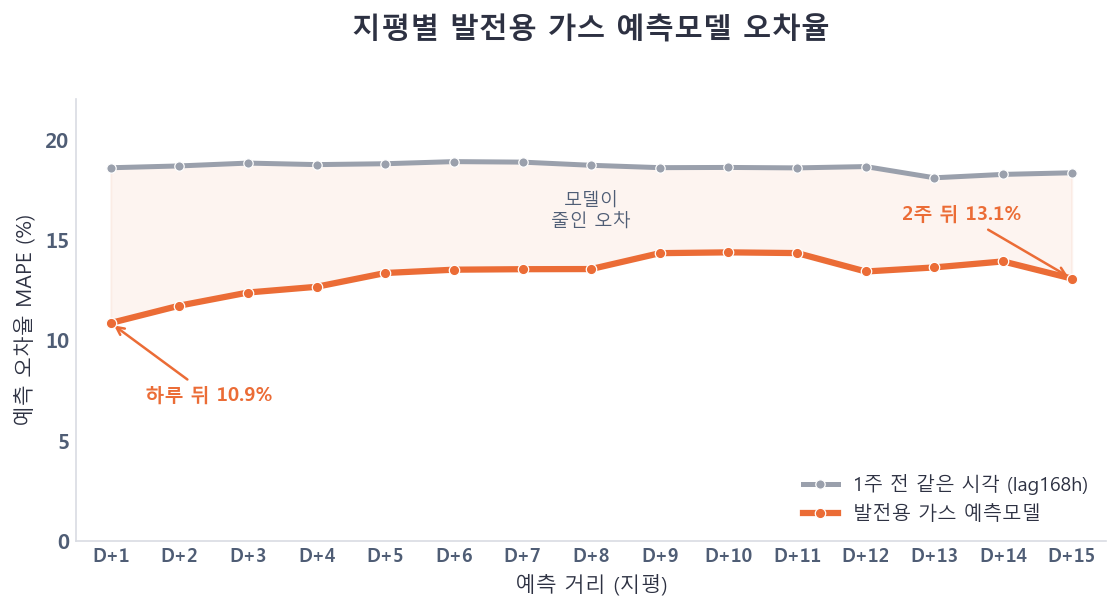

Source code (Python):
# -*- coding: utf-8 -*-
"""7단계 · 발전용 가스 예측 성능 (집 양식) — 지평별 정확도, 단순 기준(1주 전) 대비.

★정직 평가(봉인 holdout): 데이터 = newchain_gas_sealed_g28.parquet
  = 2026-03까지만 학습한 모델(foldC)로, 학습에 안 쓴 2026-04~06 을 새 체인(새 6단계 + 블렌딩 OFF)
    으로 예측·실측 대조한 결과. (옛 버전은 est_horizon_land 백필=in-sample 낙관이라 교체. 5·6단계와
    동일하게 정직 검증 수치로 그린다.)
실행: python step7_perf.py  → 같은 폴더에 step7_perf.png / perf_by_horizon.csv 생성
"""
import os, sqlite3
import numpy as np, pandas as pd
import matplotlib as mpl, matplotlib.pyplot as plt

HERE = os.path.dirname(os.path.abspath(__file__))
ROOT = os.path.normpath(os.path.join(HERE, '..', '..', '..'))
DB = os.path.join(ROOT, '1. data_fetcher_and_db', 'data', 'input_data_land.db')
SEALED = os.path.join(ROOT, '7. land_gas_forecaster', 'training', 'newchain_gas_sealed_g28.parquet')

# ======================================================================
#  ▼▼▼  바꿀 값(색·라벨·문구·축)은 여기 모여 있습니다  ▼▼▼
# ======================================================================
INK, MUTED, SOFT, ACCENT = '#2d3142', '#4f5d75', '#7a8399', '#eb6c36'
BASEC, RULE = '#9aa0ac', '#d9dce3'              # 단순 기준 = 회색
C_FILL = ACCENT                                  # 줄인 오차 영역 색

TITLE    = '지평별 발전용 가스 예측모델 오차율'
SUBTITLE = ''
XLABEL   = '예측 거리 (지평)'
YLABEL   = '예측 오차율 MAPE (%)'
LAB_MODEL = '발전용 가스 예측모델'
LAB_BASE  = '1주 전 같은 시각 (lag168h)'
YMAX = 22
# ======================================================================
#  ▲▲▲  보통은 여기까지만 수정 ▲▲▲
# ======================================================================

mpl.rcParams.update({
    'font.family': 'Malgun Gothic', 'axes.unicode_minus': False,
    'figure.facecolor': 'white', 'axes.facecolor': 'white', 'savefig.facecolor': 'white',
    'axes.edgecolor': MUTED, 'axes.labelcolor': INK, 'text.color': INK,
    'xtick.color': MUTED, 'ytick.color': MUTED, 'figure.dpi': 150,
})
def clean(ax):
    for s in ('top', 'right'): ax.spines[s].set_visible(False)
    for s in ('left', 'bottom'): ax.spines[s].set_color(RULE)
    ax.tick_params(length=0)

def _save(fig, path):   # 저장 직전 모든 축 눈금 글자 굵게(작도규칙 §7, 자동눈금·쌍축 포함)
    for ax in fig.axes:
        for lab in ax.get_xticklabels() + ax.get_yticklabels():
            lab.set_fontweight('bold')
    fig.savefig(path, bbox_inches='tight', dpi=150)
    plt.close(fig)

# ── 정직(봉인) 예측·실측 로드 ───────────────────────────────────────
df = pd.read_parquet(SEALED)
df['timestamp'] = pd.to_datetime(df['timestamp'])
df = df[(df.gen_gas_kr > 0) & df.est_gas_gen_land_raw.notna()].copy()   # raw = 블렌딩 OFF = 현 production
# 단순 기준 = 1주 전(168h 전) 같은 시각의 실측 가스
con = sqlite3.connect(DB)
hist = pd.read_sql('SELECT timestamp, gen_gas_kr FROM historical', con, parse_dates=['timestamp']).sort_values('timestamp')
con.close()
s = hist.set_index('timestamp')['gen_gas_kr']
df['base168'] = df.timestamp.map(s.shift(freq='168h').to_dict())

def mape(a, p):
    a = np.asarray(a, float); p = np.asarray(p, float); m = (a > 0) & np.isfinite(p)
    return float((np.abs(a[m] - p[m]) / a[m]).mean() * 100)

H = list(range(1, 16))
rows = []
for h in H:
    g = df[df.horizon_d == h]
    rows.append(dict(horizon=h, n=len(g),
                     model=mape(g.gen_gas_kr, g.est_gas_gen_land_raw),
                     baseline=mape(g.gen_gas_kr, g.base168)))
tab = pd.DataFrame(rows)
tab.to_csv(os.path.join(HERE, 'perf_by_horizon.csv'), index=False)
OV_m = mape(df.gen_gas_kr, df.est_gas_gen_land_raw); OV_b = mape(df.gen_gas_kr, df.base168)
imp = (OV_b - OV_m) / OV_b * 100
p0, p1 = df.timestamp.min().strftime('%Y-%m'), df.timestamp.max().strftime('%Y-%m')
print('overall model=%.2f baseline=%.2f  개선=%.0f%%  (%s~%s)' % (OV_m, OV_b, imp, p0, p1))

# ════════════════════════════════════════════════════════════════════
#  지평별 오차율 — 우리 모델 vs 단순 기준
# ════════════════════════════════════════════════════════════════════
fig, ax = plt.subplots(figsize=(7.8, 4.6))
ax.fill_between(H, tab.model, tab.baseline, color=C_FILL, alpha=0.07, zorder=1)
ax.plot(H, tab.baseline, color=BASEC, lw=2.4, marker='o', ms=4.5, label=LAB_BASE,
        markeredgecolor='white', markeredgewidth=0.6, zorder=3)
ax.plot(H, tab.model, color=ACCENT, lw=3.0, marker='o', ms=5, label=LAB_MODEL,
        markeredgecolor='white', markeredgewidth=0.6, zorder=4)

# 양 끝 값 라벨(우리 모델)
ax.annotate(f'하루 뒤 {tab.model[0]:.1f}%', xy=(1, tab.model[0]), xytext=(1.5, tab.model[0] - 3.6),
            fontsize=9.3, color=ACCENT, fontweight='bold', ha='left', va='center',
            arrowprops=dict(arrowstyle='->', color=ACCENT, lw=1.2))
ax.annotate(f'2주 뒤 {tab.model.iloc[-1]:.1f}%', xy=(15, tab.model.iloc[-1]),
            xytext=(13.4, tab.model.iloc[-1] + 3.2),
            fontsize=9.3, color=ACCENT, fontweight='bold', ha='center', va='center',
            arrowprops=dict(arrowstyle='->', color=ACCENT, lw=1.2))
ax.text(8, (tab.model[7] + tab.baseline[7]) / 2 + 0.3, '모델이\n줄인 오차', fontsize=8.8,
        color=MUTED, ha='center', va='center')

ax.set_xlim(0.5, 15.5); ax.set_ylim(0, YMAX)
ax.set_xticks(H); ax.set_xticklabels([f'D+{h}' for h in H], fontsize=8.8)
ax.set_yticks(np.arange(0, YMAX + 1, 5))
ax.set_xlabel(XLABEL, fontsize=10)
ax.set_ylabel(YLABEL, fontsize=10)
ax.set_title(TITLE, fontsize=14, fontweight='bold', color=INK, loc='center', pad=30)
#ax.text(0, 1.03, SUBTITLE, transform=ax.transAxes, fontsize=9.5, color=SOFT, ha='left')
ax.legend(loc='lower right', frameon=False, fontsize=9.3, handlelength=1.8)
clean(ax)
#fig.text(0.012, 0.005,
#         f"정직 평가(학습에 안 쓴 {p0}~{p1} 기간으로 검증) · 전체 오차 {OV_m:.1f}% (단순 기준 {OV_b:.1f}%, 약 {imp:.0f}% 감소). "
#         f"가스는 수요·신재생을 뺀 '나머지'라 변동이 커, 수요(약 4%)보다 본질적으로 어렵습니다.",
#         fontsize=8.0, color=MUTED)
fig.subplots_adjust(top=0.82, bottom=0.18, left=0.09, right=0.97)
_save(fig, os.path.join(HERE, 'step7_perf.png'))
print('saved step7_perf.png')
